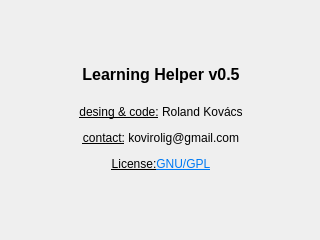
<?xml version="1.0" encoding="UTF-8"?>
<ui version="4.0">
 <class>InfoDialog</class>
 <widget class="QDialog" name="InfoDialog">
  <property name="geometry">
   <rect>
    <x>0</x>
    <y>0</y>
    <width>320</width>
    <height>240</height>
   </rect>
  </property>
  <property name="windowTitle">
   <string>About</string>
  </property>
  <widget class="QWidget" name="layoutWidget">
   <property name="geometry">
    <rect>
     <x>0</x>
     <y>50</y>
     <width>321</width>
     <height>121</height>
    </rect>
   </property>
   <layout class="QVBoxLayout" name="verticalLayout">
    <item>
     <layout class="QHBoxLayout" name="horizontalLayout">
      <item>
       <spacer name="horizontalSpacer_2">
        <property name="orientation">
         <enum>Qt::Horizontal</enum>
        </property>
        <property name="sizeHint" stdset="0">
         <size>
          <width>40</width>
          <height>20</height>
         </size>
        </property>
       </spacer>
      </item>
      <item>
       <widget class="QLabel" name="TitleLabel">
        <property name="font">
         <font>
          <weight>75</weight>
          <bold>true</bold>
         </font>
        </property>
        <property name="text">
         <string>&lt;html&gt;&lt;head/&gt;&lt;body&gt;&lt;p align=&quot;center&quot;&gt;&lt;span style=&quot; font-size:12pt; font-weight:600;&quot;&gt;Learning Helper v0.5&lt;/span&gt;&lt;/p&gt;&lt;/body&gt;&lt;/html&gt;</string>
        </property>
       </widget>
      </item>
      <item>
       <spacer name="horizontalSpacer">
        <property name="orientation">
         <enum>Qt::Horizontal</enum>
        </property>
        <property name="sizeHint" stdset="0">
         <size>
          <width>40</width>
          <height>20</height>
         </size>
        </property>
       </spacer>
      </item>
     </layout>
    </item>
    <item>
     <layout class="QHBoxLayout" name="horizontalLayout_2">
      <item>
       <spacer name="horizontalSpacer_4">
        <property name="orientation">
         <enum>Qt::Horizontal</enum>
        </property>
        <property name="sizeHint" stdset="0">
         <size>
          <width>40</width>
          <height>20</height>
         </size>
        </property>
       </spacer>
      </item>
      <item>
       <widget class="QLabel" name="InfoLabel">
        <property name="text">
         <string>&lt;html&gt;&lt;head/&gt;&lt;body&gt;&lt;p align=&quot;center&quot;&gt;&lt;span style=&quot; text-decoration: underline;&quot;&gt;desing &amp;amp; code:&lt;/span&gt; Roland Kovács&lt;/p&gt;&lt;p align=&quot;center&quot;&gt;&lt;span style=&quot; text-decoration: underline;&quot;&gt;contact:&lt;/span&gt; kovirolig@gmail.com&lt;/p&gt;&lt;p align=&quot;center&quot;&gt;&lt;span style=&quot; text-decoration: underline;&quot;&gt;License:&lt;/span&gt;&lt;a href=&quot;http://www.fsf.org/&quot;&gt;&lt;span style=&quot; text-decoration: underline; color:#007af4;&quot;&gt;GNU/GPL&lt;/span&gt;&lt;/a&gt;&lt;/p&gt;&lt;/body&gt;&lt;/html&gt;</string>
        </property>
       </widget>
      </item>
      <item>
       <spacer name="horizontalSpacer_3">
        <property name="orientation">
         <enum>Qt::Horizontal</enum>
        </property>
        <property name="sizeHint" stdset="0">
         <size>
          <width>40</width>
          <height>20</height>
         </size>
        </property>
       </spacer>
      </item>
     </layout>
    </item>
   </layout>
  </widget>
 </widget>
 <resources/>
 <connections/>
</ui>
